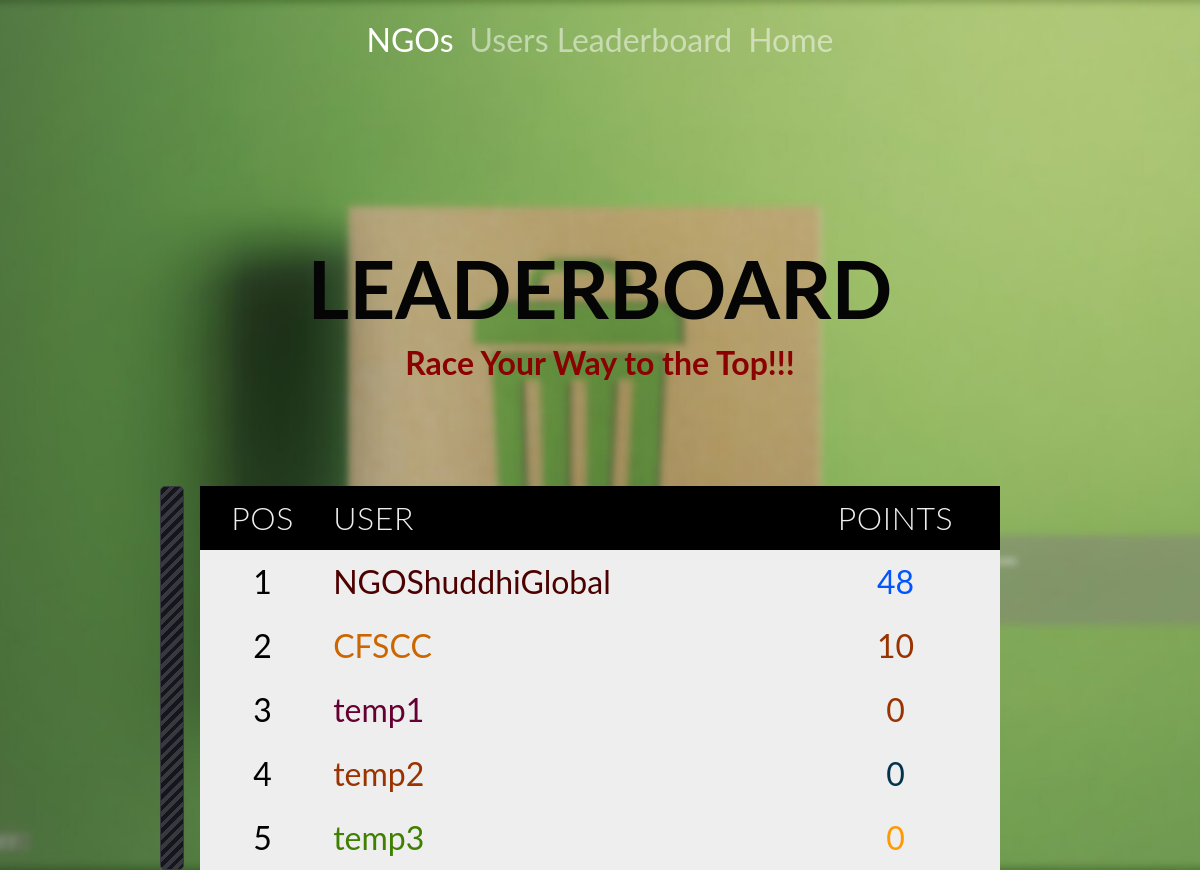
The app's page /ngos-leaderboard/, older data.
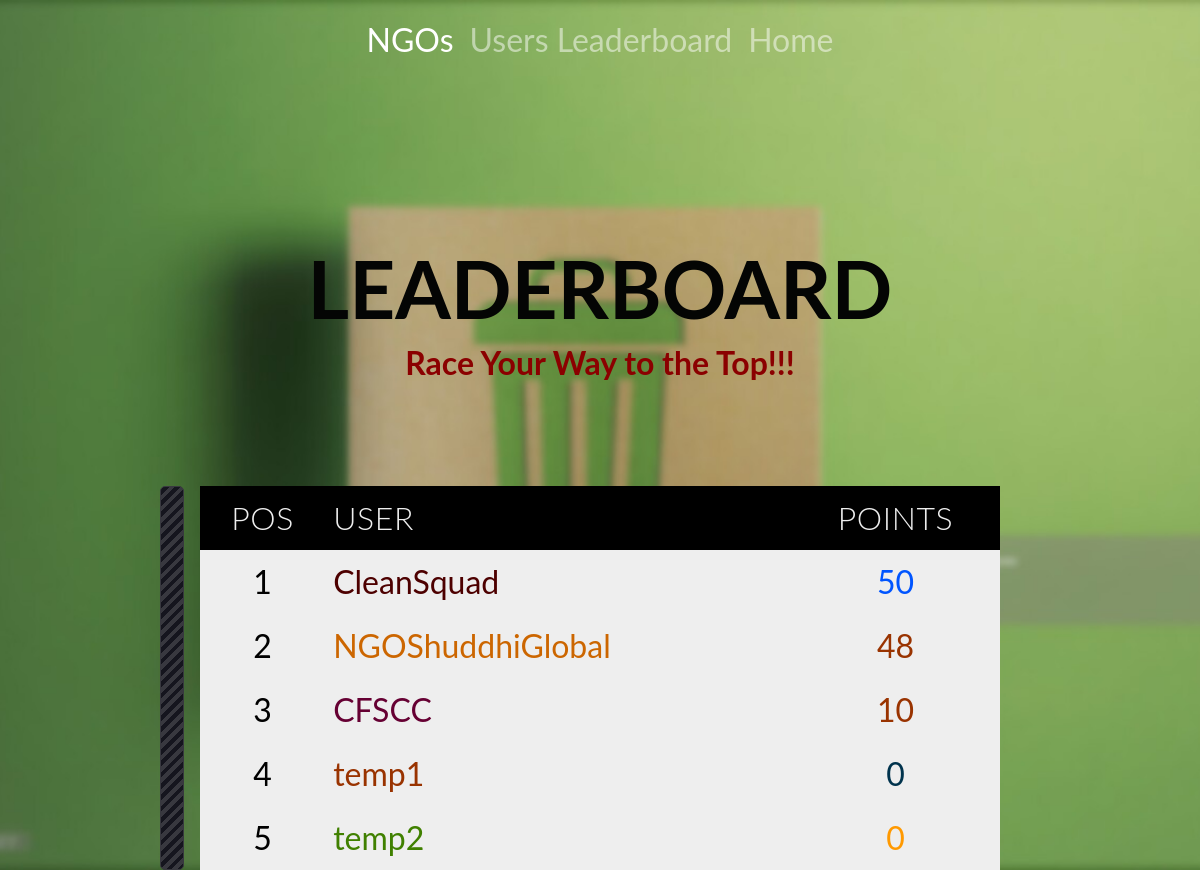
The same page, newer data.
### proj/models.py (models this page shows)
class UserContributionModel(models.Model):
    user = models.OneToOneField(User, on_delete=models.CASCADE)
    contribution = models.PositiveSmallIntegerField(default=0)
    workCompleted = models.PositiveSmallIntegerField(
        default=0)  # Specific for NGO
    field_history = FieldHistoryTracker(['contribution'])

### proj/views.py (the view)
# urls.py: path('ngos-leaderboard/', NGOLeaderboard, name='NGOLeaderboard'),
def NGOLeaderboard(request):
    li = UserContributionModel.objects.order_by('-contribution')
    l1 = []
    print(li)
    for x in li:
        if(x.user.groups.all()[0].name == "NGO"):
            l1.append(x)
    l1 = l1[:100]
    print(l1)
    return render(request, 'LeaderBoard.html', {"list": l1})

### proj/templates/LeaderBoard.html (shortened to what this page needs)
{% load static %}
<!DOCTYPE html>
<html lang="en">
<head>
  <link rel="stylesheet" href="https://stackpath.bootstrapcdn.com/bootstrap/4.5.0/css/bootstrap.min.css">
  <link rel="stylesheet" href="{% static 'css/leaderboard.css' %}">
</head>
<body>
  <nav class="navbar navbar-expand-sm  navbar-dark scrolling-navbar">
    <div class="container">
      <div class="collapse navbar-collapse" id="navbarSupportedContent">
        <ul class="navbar-nav mr-auto">
          <li class="nav-item active">
            <a class="nav-link" href="/ngos-leaderboard/">NGOs
            </a>
          </li>
          <li class="nav-item">
            <a class="nav-link" href="/user-leaderboard/">Users Leaderboard</a>
          </li>
          <li class="nav-item">
            <a class="nav-link" href="/" >Home</a>
          </li>
        </ul>
      </div>
    </div>
  </nav>
<br>
<br>
<div class="jumbotron" style="background-color: transparent;">
  <h1 style="color: rgb(4, 5, 4); text-align: center; font-size: 5rem; font-weight: bolder;">LEADERBOARD</h1>
  <h3 style="color: darkred; text-align: center; font-size: 2rem; font-weight: bold;">Race Your Way to the Top!!!</h3>
</div>
<table>
    <THEAD>
    <tr style="color: azure; background-color: black !important">
      <th>
       Pos
      </th>
      <th>
       User
      </th>
      <th>
       Points
      </th>
    </tr>
</THEAD>
<tbody>
    {% for x in list %}
    <tr>
        <td>{{forloop.counter}}</td>
        <td class="name">{{x.user}}</td>
        <td class="contributions">{{x.contribution}}</td>
    </tr>
    {% endfor %}
</tbody>
  </table>
</body>
</html>

Row changes from the older to the newer data that the page shows:
removed UserContributionModel: user "temp3", contribution "0"
added UserContributionModel: user "CleanSquad", contribution "50"
